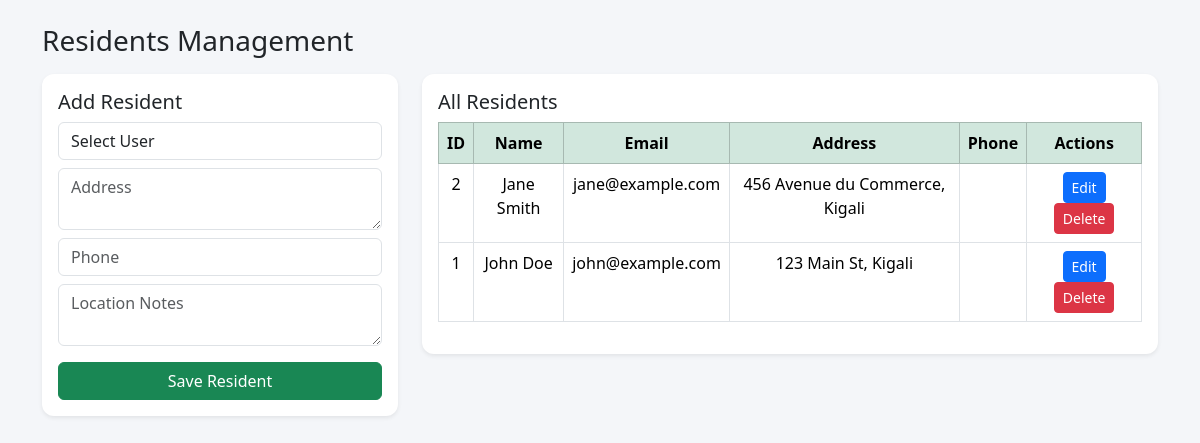
The app's page /add_resident.php with its own data.
### tables this page shows
CREATE TABLE residents (
    resident_id INT PRIMARY KEY AUTO_INCREMENT,
    user_id INT NOT NULL,
    address TEXT NOT NULL,
    city VARCHAR(50) NOT NULL,
    state VARCHAR(50) DEFAULT NULL,
    zip_code VARCHAR(20) DEFAULT NULL,
    latitude DECIMAL(10, 8) DEFAULT NULL,
    longitude DECIMAL(11, 8) DEFAULT NULL,
    preferred_collection_day ENUM('monday', 'tuesday', 'wednesday', 'thursday', 'friday', 'saturday', 'sunday') DEFAULT NULL,
    created_at TIMESTAMP DEFAULT CURRENT_TIMESTAMP,
    updated_at TIMESTAMP DEFAULT CURRENT_TIMESTAMP ON UPDATE CURRENT_TIMESTAMP,
    FOREIGN KEY (user_id) REFERENCES users(user_id) ON DELETE CASCADE,
    INDEX idx_user_id (user_id),
    INDEX idx_city (city)
);

CREATE TABLE users (
    user_id INT PRIMARY KEY AUTO_INCREMENT,
    fullname VARCHAR(100) NOT NULL,
    email VARCHAR(100) UNIQUE NOT NULL,
    phone VARCHAR(20) NOT NULL,
    password VARCHAR(255) NOT NULL,
    role ENUM('admin', 'resident', 'collector', 'recycling_staff') NOT NULL DEFAULT 'resident',
    profile_image VARCHAR(255) DEFAULT NULL,
    is_active BOOLEAN DEFAULT TRUE,
    last_login DATETIME DEFAULT NULL,
    created_at TIMESTAMP DEFAULT CURRENT_TIMESTAMP,
    updated_at TIMESTAMP DEFAULT CURRENT_TIMESTAMP ON UPDATE CURRENT_TIMESTAMP,
    INDEX idx_email (email),
    INDEX idx_role (role),
    INDEX idx_is_active (is_active)
);

### residents_backend.php (called while the page is built, shortened)
<?php
function getResidents($conn) {
    return $conn->query("
        SELECT r.*, u.fullname, u.email
        FROM residents r
        JOIN users u ON r.user_id = u.user_id
        ORDER BY r.resident_id DESC
    ");
}
?>

### add_resident.php (the view, shortened to what this page needs)
<?php
include "residents_backend.php";
$editData = null;
$residents = getResidents($conn);
?>
<!DOCTYPE html>
<html>
<head>
<link href="https://cdn.jsdelivr.net/npm/bootstrap@5.3.3/dist/css/bootstrap.min.css" rel="stylesheet">
</head>
<body>
<div class="container mt-4">
<h3 class="mb-3">Residents Management</h3>
<div class="row">
<div class="col-md-4">
<div class="card p-3 shadow-sm">
<h5><?= $editData ? "Update Resident" : "Add Resident" ?></h5>
<form method="POST">
<select name="user_id" class="form-control mb-2" required <?= $editData ? 'disabled' : '' ?>>
    <option value="">Select User</option>
</select>
<textarea name="address" class="form-control mb-2" placeholder="Address" required><?= $editData['address'] ?? '' ?></textarea>
<input type="text" name="phone" class="form-control mb-2"
       placeholder="Phone"
       value="<?= $editData['phone'] ?? '' ?>">
<textarea name="location_notes" class="form-control mb-3" placeholder="Location Notes"><?= $editData['location_notes'] ?? '' ?></textarea>
<?php if($editData){ ?>
    <button name="update" class="btn btn-primary w-100">
        Update Resident
    </button>
<?php } else { ?>
    <button name="save" class="btn btn-success w-100">
        Save Resident
    </button>
<?php } ?>
</form>
</div>
</div>
<div class="col-md-8">
<div class="card p-3 shadow-sm">
<h5>All Residents</h5>
<table class="table table-bordered text-center">
<thead class="table-success">
<tr>
    <th>ID</th>
    <th>Name</th>
    <th>Email</th>
    <th>Address</th>
    <th>Phone</th>
    <th>Actions</th>
</tr>
</thead>
<tbody>
<?php while($r = $residents->fetch_assoc()) { ?>
<tr>
    <td><?= $r['resident_id'] ?></td>
    <td><?= $r['fullname'] ?></td>
    <td><?= $r['email'] ?></td>
    <td><?= $r['address'] ?></td>
    <td><?= $r['phone'] ?></td>
    <td>
        <a href="residents_backend.php?edit=<?= $r['resident_id'] ?>"
           class="btn btn-primary btn-sm">
           Edit
        </a>
        <a href="residents_backend.php?delete=<?= $r['resident_id'] ?>"
           class="btn btn-danger btn-sm"
           onclick="return confirm('Delete resident?')">
           Delete
        </a>
    </td>
</tr>
<?php } ?>
</tbody>
</table>
</div>
</div>
</div>
</div>
</body>
</html>

### add_resident.php (style rules this page uses)
body { background:#f4f6f9; }
.card { border:none; border-radius:12px; }

### records on screen
residents: resident_id "2", user.fullname "Jane Smith", user.email "jane@example.com", address "456 Avenue du Commerce, Kigali"
residents: resident_id "1", user.fullname "John Doe", user.email "john@example.com", address "123 Main St, Kigali"
